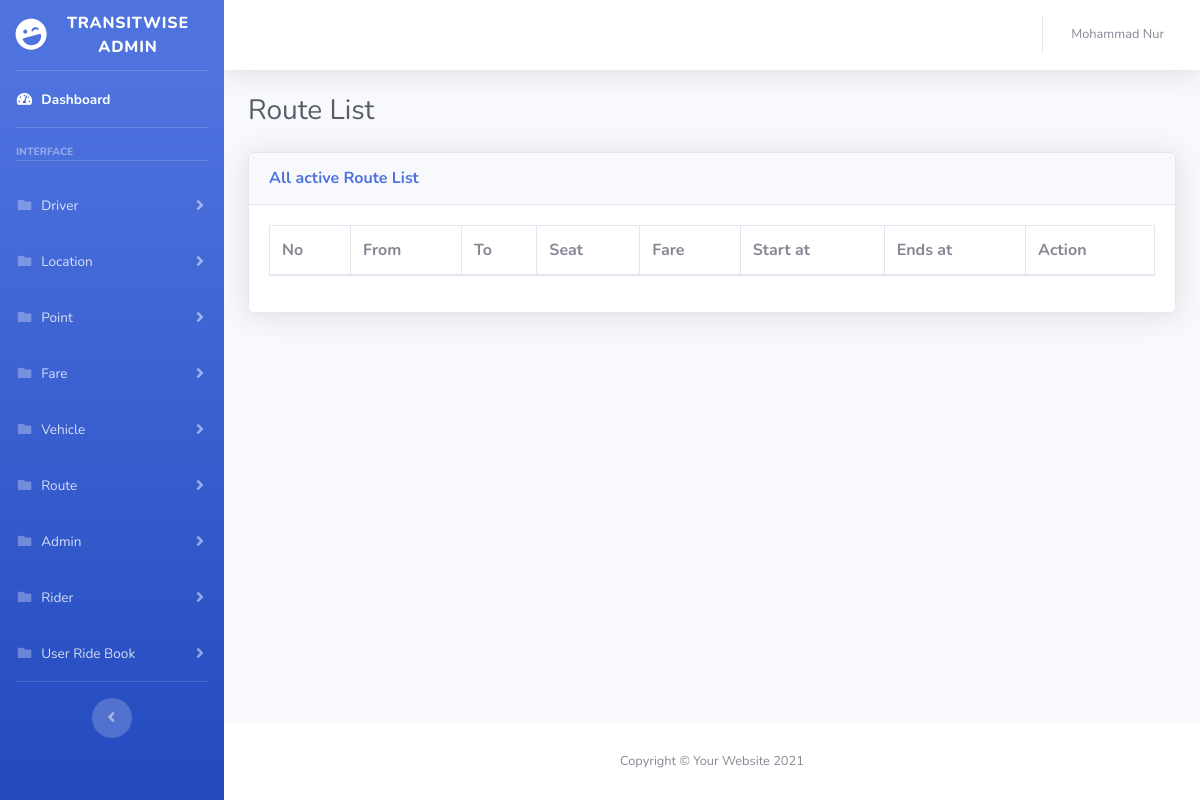
The app's page /admin/showAllActiveRoute.php (signed in), older data.
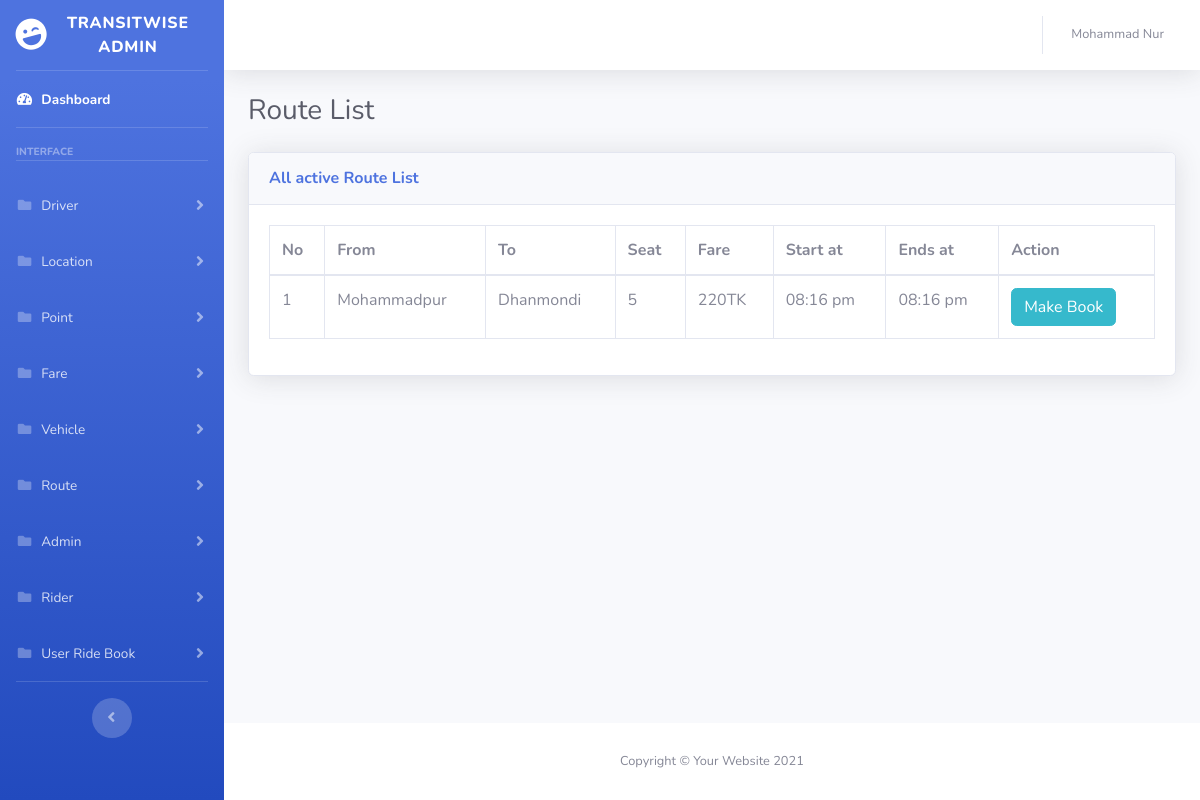
The same page, newer data.
### tables this page shows
CREATE TABLE `route` (
  `id` int(11) NOT NULL AUTO_INCREMENT,
  `driverID` int(11) NOT NULL,
  `vehicleID` int(11) NOT NULL,
  `locationId_From` int(11) NOT NULL,
  `locationId_To` int(11) NOT NULL,
  `Fare` int(11) NOT NULL,
  `StartJourneyTime` timestamp NOT NULL,
  `DepartureTime` timestamp NOT NULL,
  `driverPayment` int(11) NOT NULL,
  `createdbyID` int(11) NOT NULL,
  `created_at` timestamp NOT NULL,
  `status` int(2) NOT NULL DEFAULT 0,
  PRIMARY KEY (`id`),
  KEY `createdbyID` (`createdbyID`),
  CONSTRAINT `route_ibfk_1` FOREIGN KEY (`createdbyID`) REFERENCES `admin` (`id`)
);

CREATE TABLE `location` (
  `id` int(11) NOT NULL AUTO_INCREMENT,
  `name` varchar(255) NOT NULL,
  `created_at` timestamp NULL DEFAULT NULL,
  PRIMARY KEY (`id`),
  UNIQUE KEY `name` (`name`)
);

### classes/RouteTable.php (called while the page is built, shortened)
<?php
require_once(realpath(dirname(__FILE__) . '/../lib/MainTable.php'));
require_once(realpath(dirname(__FILE__) . '/../lib/Database.php'));
class RouteTable extends MainTable
{
    protected $table = "route";
    public function getRouteByFieldNameAndDateAndFromToday($fieldName, $value, $date)
    {
        $sql = "SELECT * FROM " . $this->table . " WHERE  " . $fieldName . "= :" . $fieldName . " AND DATE(StartJourneyTime) >= :date ORDER BY StartJourneyTime DESC";
        $stmt = Database::prepare($sql);
        $stmt->bindParam(":" . $fieldName . "", $value);
        $stmt->bindParam(":date", $date);
        $stmt->execute();
        return $stmt->fetchAll();
    }
}

### lib/Database.php (called while the page is built, shortened)
<?php
class Database {
    private static $pdo;
    public static function Connection(): PDO
    {
        if(!isset(self::$pdo)){
            try {
                self::$pdo = new PDO("mysql:host=".DB_HOST.";dbname=".DB_NAME,DB_USER,DB_PASS);
            } catch (PDOException $e) {
                echo "Connection fail...".$e->getMessage();
            }
        }
        return self::$pdo;
    }
    public static function prepare($sql): false|PDOStatement
    {
        return self::Connection()->prepare($sql);
    }
}

### lib/MainTable.php (called while the page is built, shortened)
<?php
abstract class MainTable
{
    protected  $table;
    public function readByid($id) {
        $sql ="SELECT * FROM ".$this->table." WHERE id =:id";
        $stmt =Database::prepare($sql);
        $stmt->bindParam(":id",$id);
        $stmt->execute();
        return $stmt->fetch();
    }
}

### classes/UserRideBookTable.php (called while the page is built, shortened)
<?php
require_once(realpath(dirname(__FILE__) . '/../lib/MainTable.php'));
require_once(realpath(dirname(__FILE__) . '/../lib/Database.php'));
class UserRideBookTable extends MainTable
{
    public function countRideBooking($route)
    {
        $sql = "SELECT COUNT(*) AS total FROM userRideBook WHERE rideBookID = :route";
        $stmt = Database::prepare($sql);
        $stmt->bindParam(":route", $route);
        $stmt->execute();
        return $stmt->fetch();
    }
}

### classes/TimeHelper.php (called while the page is built, shortened)
<?php
class TimeHelper
{
    public static function getFormattedTime($time)
    {
        $timestamp = strtotime($time);
        return date('h:i a ', $timestamp);
    }
}

### admin/showAllActiveRoute.php (the view)
<?php
include_once "inc/header.php";
$route = new RouteTable();
$results = $route->getRouteByFieldNameAndDateAndFromToday('status', "0", date('Y-m-d'));
$locations = new LocationTable();
$userRideBooking = new UserRideBookTable();
$vehicle = new VehicleTable();
?>
<div class="d-sm-flex align-items-center justify-content-between mb-4">
    <h1 class="h3 mb-0 text-gray-800">Route List</h1>
</div>
<div class="card shadow mb-4">
    <div class="card-header py-3">
        <h6 class="m-0 font-weight-bold text-primary">All active Route List</h6>
    </div>
    <div class="card-body">
        <div class="table-responsive">
            <table class="table table-bordered" width="100%" cellspacing="0">
                <thead>
                    <tr>
                        <th>No</th>
                        <th>From </th>
                        <th>To</th>
                        <th>Seat</th>
                        <th>Fare</th>
                        <th>Start at</th>
                        <th>Ends at</th>
                        <th>Action</th>
                    </tr>
                </thead>
                <tbody>
                    <?php $count = 1; ?>
                    <?php foreach ($results as $row) { ?>
                        <tr>
                            <td><?php echo $count++; ?></td>
                            <td><?php echo ($locations->readByid($row['locationId_From']))['name'] ?></td>
                            <td><?php echo ($locations->readByid($row['locationId_To']))['name'] ?></td>
                            <td><?php echo $vehicle->readByid($row['vehicleID'])['capacity'] - $userRideBooking->countRideBooking($row['id'])['total'] ?></td>
                            <td><?php echo $row['Fare']; ?>TK</td>
                            <td><?php echo TimeHelper::getFormattedTime($row['StartJourneyTime']); ?></td>
                            <td><?php echo TimeHelper::getFormattedTime($row['DepartureTime']); ?></td>
                            <td>
                                <div class="btn-group">
                                    <a class="btn btn-info" href="userRouteBooking.php?id=<?php echo $row['id']; ?>">Make Book</a>
                                </div>
                            </td>
                        </tr>
                    <?php } ?>
                </tbody>
            </table>
        </div>
    </div>
</div>
<?php include_once "inc/footer.php"; ?>

Row changes from the older to the newer data that the page shows:
added route: locationId_From.name "Mohammadpur", locationId_To.name "Dhanmondi", countRideBooking "5", Fare "220", StartJourneyTime "08:16 pm", DepartureTime "08:16 pm"
